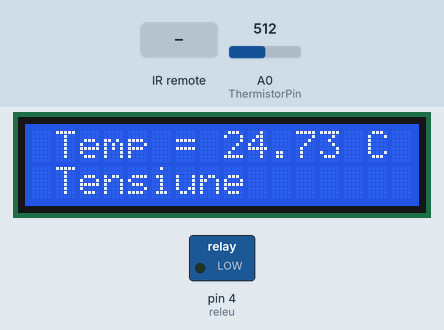
Simulated run of this sketch. Board: Arduino Uno, built with avr-gcc and run on an emulated ATmega328P. Shown: 16×2 character LCD, switched loads named in the sketch (green lamp = pin HIGH). The inputs (shaded band) are chosen by the test bench; at power-on: A0 (ThermistorPin) = 512.

Above: at 1.2 s.
1.3 s: infrared code 0xFF906F received
At 2.3 s:
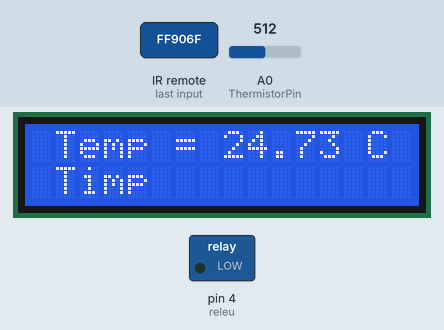
3.9 s: infrared code 0xFFC23D received
At 4.7 s:
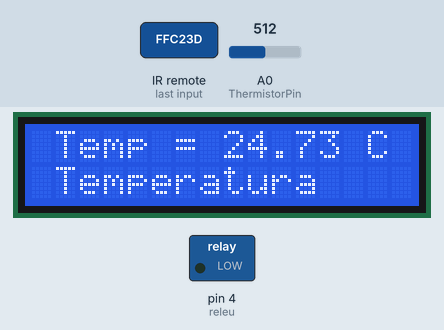
7.1 s: A0 (ThermistorPin) set to 545
At 7.8 s:
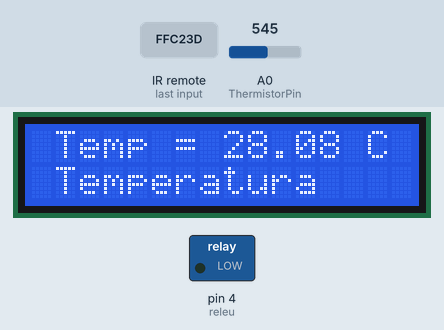
8.8 s: A0 (ThermistorPin) set to 578
At 9.6 s:
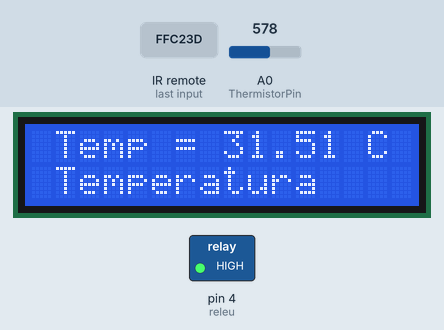
11.8 s: infrared code 0xFFC23D received
At 12.6 s:
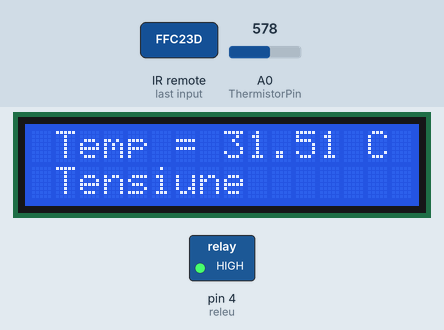
15.0 s: infrared code 0xFF906F received
At 18.7 s:
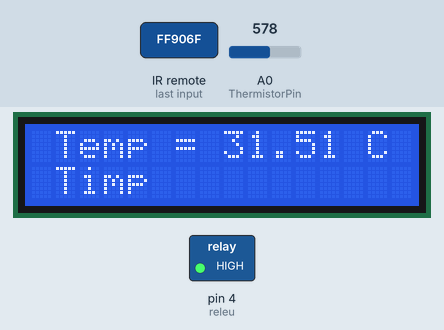
Timing chart, 0 to 19.2 s (numbered marks = the images above; inputs shaded):
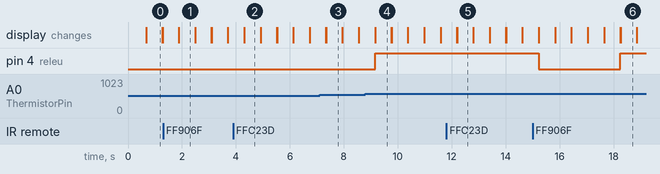

The sketch:

relayShoolProject.ino
```cpp
#include<IRremote.h>
#include <LiquidCrystal.h>
LiquidCrystal lcd(1, 2, 7,8, 9, 12);

int IR_pin = 5;

int releu = 4;
int interval = 1000;
boolean on;
boolean temp = false;
boolean timeMode = false;
int index= 0;

String mode = "Tensiune";

int maxTemp = 30;
int minTemp = 25;
int ThermistorPin = 0;
int Vo;
float R1 = 10000;
float logR2, R2, T;
float c1 = 1.009249522e-03, c2 = 2.378405444e-04, c3 = 2.019202697e-07;

IRrecv irrecv(IR_pin);
decode_results results;

void setup() {
  lcd.begin(16,2);
  //lcd.print("Arduino");
// Serial.begin(9600);
 irrecv.enableIRIn();

  pinMode(releu,OUTPUT);
}

void loop() {

   if(irrecv.decode(&results)){
    //Serial.println(results.value, HEX);
    switch(results.value){
      case 0xFF22DD:
       if(!on && !temp && !timeMode){
        digitalWrite(releu, HIGH);
        on = true;
       }
      break;
      case 0xFF02FD:
       if(on && !temp && !timeMode){
        digitalWrite(releu, LOW);
        on = false;
       }
        break;
       case 0XFFC23D:
        temp = !temp;
        timeMode = false;
        if(temp){
          mode = "Temperatura";
          }
          else{
            mode = "Tensiune";
            }
        break;

        case 0xFF906F :
          timeMode = !timeMode;
          temp = false;
          if(timeMode){
            mode = "Timp";
            }
        break;

      }
    irrecv.resume();
    }

   Vo = analogRead(ThermistorPin);
  R2 = R1 * (1023.0 / (float)Vo - 1.0);
  logR2 = log(R2);
  T = (1.0 / (c1 + c2*logR2 + c3*logR2*logR2*logR2));
  T = T - 273.15;

  if (temp && !timeMode){
    if(T > maxTemp && !on){
      digitalWrite(releu, HIGH);
      on = true;
      }
     else if(on && T<minTemp ) {
        digitalWrite(releu, LOW);
        on= false;
      }
    }

if (timeMode && !temp){
  index++;
  if(index% 5 == 0){
    if(!on){
      digitalWrite(releu, HIGH);
      on = true;
      }
     else if(on) {
        digitalWrite(releu, LOW);
        on= false;
      }
      index = 0;
  }
  }

  lcd.setCursor(1,0);
  lcd.print("Temp = ");
  lcd.print(T);
  lcd.print(" C");
  lcd.setCursor(1,1);
  //lcd.print("TempMode:");
  lcd.print(mode);
//  if(timeMode){
//  lcd.print(" ");
//  lcd.print(index);
//  }
  delay(600);
  lcd.clear();

 // T = (T * 9.0)/ 5.0 + 32.0;

  ///Serial.print("Temperature: ");
  ///Serial.print(T);
  //Serial.println(" C");

 // lcd.print("Temp = ");

//  lcd.print(" F");


}
```

Measured:
- the behaviour switches between 563 and 564 on A0 (ThermistorPin) (found by bisection; images 3 and 4)
- after the input at 1.3 s, the display: first differs from a run without the input after 0.59 s (image 1)
- after the input at 3.9 s, pin 4 (releu): stays LOW (without the input it goes to HIGH after 0.41 s); the display: first differs from a run without the input after 0.41 s (image 2)
- after the input at 7.1 s, the display: first differs from a run without the input after 0.24 s (image 3)
- after the input at 8.8 s, pin 4 (releu): LOW → HIGH after 0.36 s; the display: first differs from a run without the input after 0.36 s (image 4)
- after the input at 11.8 s, the display: first differs from a run without the input after 0.40 s (image 5)
- after the input at 15.0 s, pin 4 (releu): HIGH → LOW after 0.22 s, → HIGH 3.0 s later; the display: first differs from a run without the input after 0.23 s (image 6)
